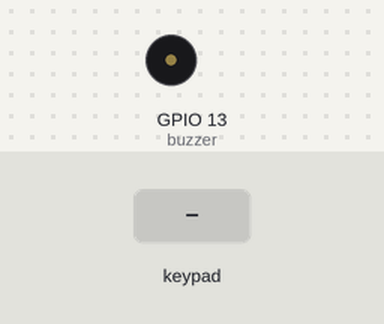
Bench run of a program on a simulated ESP32. Shown: buzzer (waves = sounding, pin HIGH). The inputs (shaded band) are chosen by the test bench. WiFi joins after 1.5 s; servers stay silent unless stated; a WiFi scan finds three made-up networks; uploads are accepted with an empty reply; what the program prints to the serial monitor is not drawn.

Above: at 1.7 s.
1.8 s: key '1' pressed
4.8 s: key '2' pressed
At 5.9 s:
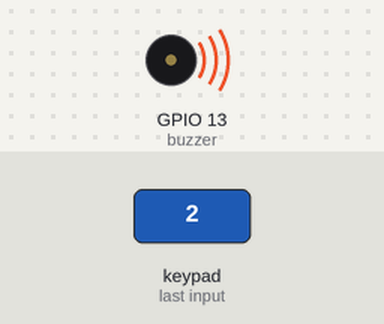
Timing chart, 0 to 11.8 s (numbered marks = the images above; inputs shaded):
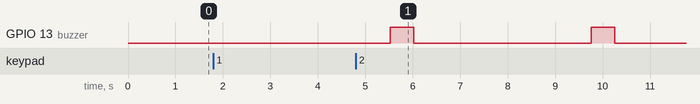

The program:

main.cpp
```cpp
#include <Arduino.h>
#include <WiFi.h>
#include <WiFiMulti.h>
#include <HTTPClient.h>
#include <Keypad.h>

// Buzzer
#define buzzer 13

// Keypad
const byte ROWS = 4;
const byte COLS = 4;
char keys[ROWS][COLS] = {
    {'1', '2', '3', 'A'},
    {'4', '5', '6', 'B'},
    {'7', '8', '9', 'C'},
    {'*', '0', '#', 'D'}};

byte rowPins[ROWS] = {12, 14, 27, 26}; // connect to the row pinouts of the keypad
byte colPins[COLS] = {25, 33, 32, 35}; // connect to the column pinouts of the keypad

Keypad keypad = Keypad(makeKeymap(keys), rowPins, colPins, ROWS, COLS);

// Wifi
WiFiMulti wifiMulti;

String listSSID[6] = {"AP1", "AP2", "AP3", "AP4", "AP5", "AP6"};
int RSSIWifi[6] = {0, 0, 0, 0, 0, 0};

void scanWifi()
{
    int n = WiFi.scanNetworks();
    for (int i = 0; i < n; i++)
    {
        for (int j = 0; j < 6; j++)
            if (WiFi.SSID(i) == listSSID[j])
            {
                RSSIWifi[j] = WiFi.RSSI(i);
            }
    }
}

// Accessed Google Script Settings
const char *APP_SERVER = "script.google.com";
const char *KEY = "AKfycbymONBRL88A0yPpcBoD-JovH_fiTTkxRy1X-dqN4er3Da9-SFqogIViPOTAyp9PBar80Q";

// SpreadSheet
void uploadData(int ap1, int ap2, int ap3, int ap4, int ap5, int ap6, int ruangan)
{
    HTTPClient http;
    String URL = "https://script.google.com/macros/s/";

    URL += KEY;
    URL += "/exec?";
    URL += "ap1=";
    URL += ap1;
    URL += "&ap2=";
    URL += ap2;
    URL += "&ap3=";
    URL += ap3;
    URL += "&ap4=";
    URL += ap4;
    URL += "&ap5=";
    URL += ap5;
    URL += "&ap6=";
    URL += ap6;
    URL += "&ruangan=";
    URL += ruangan;

    Serial.println("[HTTP] begin...");
    Serial.println(URL);
    // access to your Google Sheets
    Serial.println();
    // configure target server and url
    http.begin(URL);
    http.setFollowRedirects(HTTPC_STRICT_FOLLOW_REDIRECTS);

    Serial.println("[HTTP] GET...");
    // start connection and send HTTP header
    int httpCode = http.GET();

    // httpCode will be negative on error
    if (httpCode > 0)
    {
        // HTTP header has been send and Server response header has been handled
        Serial.print("[HTTP] GET... code: ");
        Serial.println(httpCode);

        // file found at server
        String payload = http.getString();
        Serial.println(payload);
    }
    else
    {
        Serial.print("[HTTP] GET... failed, error: ");
        Serial.println(http.errorToString(httpCode).c_str());
    }
}

void setup()
{
    Serial.begin(115200);

    pinMode(buzzer, OUTPUT);

    wifiMulti.addAP("AP1", "123456789");
    wifiMulti.addAP("AP2", "123456789");
    wifiMulti.addAP("AP3", "123456789");
    wifiMulti.addAP("AP4", "123456789");
    wifiMulti.addAP("AP5", "123456789");
    wifiMulti.addAP("AP6", "123456789");

    WiFi.mode(WIFI_STA);
    WiFi.disconnect();
    delay(500);
}

void loop()
{
    int ruangan = 0;
    char key = keypad.getKey();

    if (key == '0')
    {
        ruangan = 10;
    }
    else
    {
        ruangan = key - '0';
    }
    if (ruangan == -48)
    {
        ruangan = 0;
    }

    if (ruangan != 0)
    {
        scanWifi();
        if (wifiMulti.run() == WL_CONNECTED)
        {
            Serial.println(WiFi.SSID());
            uploadData(RSSIWifi[0], RSSIWifi[1], RSSIWifi[2], RSSIWifi[3], RSSIWifi[4], RSSIWifi[5], ruangan);
            WiFi.disconnect();
            ruangan = 0;
            Serial.println(ruangan);
            digitalWrite(buzzer, HIGH);
            delay(500);
            digitalWrite(buzzer, LOW);
        }
    }
}
```

Measured:
- after the input at 1.8 s, every drawn part: stays the same
- by itself, GPIO 13 (buzzer): alternates HIGH for 0.50 s and LOW for 3.7 s
